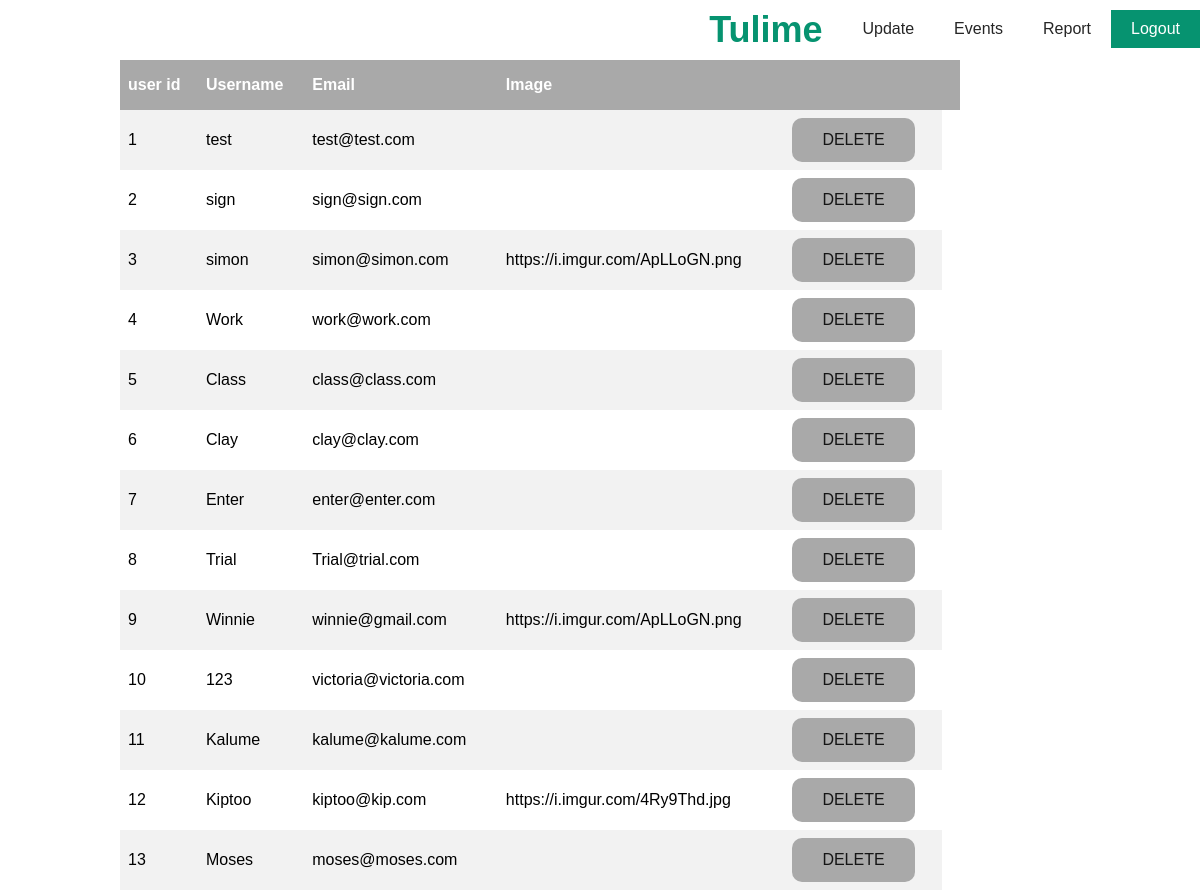
/people.php (signed in), run on the app's committed database.
### tables this page shows
CREATE TABLE IF NOT EXISTS `users` (
  `user_id` int(11) unsigned NOT NULL AUTO_INCREMENT,
  `username` varchar(32) DEFAULT NULL,
  `password` varchar(60) DEFAULT NULL,
  `email` varchar(255) DEFAULT NULL,
  `profileimg` varchar(255) DEFAULT NULL,
  PRIMARY KEY (`user_id`)
);

### people.php (the view, shortened to what this page needs)
<html>
    <head>
        <link rel="stylesheet" type="text/css" href="css/style.css">
         <link rel="stylesheet" href="http://maxcdn.bootstrapcdn.com/font-awesome/4.2.0/css/font-awesome.min.css">
    </head>
    <body>
        <div class="wrapper">
            <nav>
                <div class="logo">Tulime</div>
                <ul>
                    <li><a href="update.php">Update</a></li>
                    <li><a href="events.php">Events</a></li>
                    <li><a href="greport.php">Report</a></li>
                    <li><a  class="active" href="adminlogout.php">Logout</a>
                </ul>
            </nav>
            <section class="content">
                <?php
                $con=mysqli_connect('localhost', 'root', '','tulime')
                    or die("Could not establish connection");
                mysqli_select_db($con,'tulime') or
                    die ("Could not select the db");
                $sql="SELECT * FROM users";
                $result = $con->query($sql);
                if ($result->num_rows > 0) {
                    echo "<table><tr><th>user id</th><th>Username</th><th>Email</th><th>Image</th><th></th><th></th></tr>";
                    while($row = $result->fetch_assoc()) {
                        echo "<tr>
                         <td>" .$row['user_id'] ."</td>
                        <td>" .$row['username'] ."</td>
                        <td>" .$row['email']."</td>
                        <td>" .$row['profileimg']."</td>
                        <td><a href=\"deleteuser.php?user_id=$row[user_id]\">Delete</a></td>
                        </tr>" ;
                    }
                    echo "</table>";
                } else {
                    echo "0 results";
                }
                ?>
            </section>
        </div>
    </body>
</html>

### css/style.css (style rules this page uses)
body { margin: 0; padding: 0; font-family: 'Poppins', sans-serif; background-attachment: fixed; }
.logo { color: #069370; height: 60px; font-size: 36px; line-height: 60px; padding: 0 20px; text-align: center; box-sizing: border-box; float: left; font-weight: 700; text-decoration: none; }
nav { float: right; }
nav ul { margin: 0; padding: 0; display: flex; }
nav ul li { list-style: none; }
nav ul li a { display: block; margin: 10px 0; padding: 10px 20px; text-decoration: none; color: #262626; }
nav ul li a.active, nav ul li a:hover { background: #069370; color: #fff; transition: 0.5s; }

### people.php (style rules this page uses)
table { border-collapse: collapse; width: 70%; align-content: center; margin-left: 10%; }
th, td { text-align: left; padding: 8px; height: 50px; }
tr:nth-child(even) { background-color: #f2f2f2 }
th { background-color: darkgrey; color: white; }
td a { text-decoration: none; color: #151515; padding: 12px 30px; text-transform: uppercase; background-color: darkgray; text-align: center; display: inline-block; line-height: 20px; text-decoration: none; text-transform: uppercase; transition: .3x; border-radius: 10px; }

### data on the page
users: user_id "1", username "test", email "test@test.com"
users: user_id "2", username "sign", email "sign@sign.com"
users: user_id "3", username "simon", email "simon@simon.com", profileimg "https://i.imgur.com/ApLLoGN.png"
users: user_id "4", username "Work", email "work@work.com"
users: user_id "5", username "Class", email "class@class.com"
users: user_id "6", username "Clay", email "clay@clay.com"
users: user_id "7", username "Enter", email "enter@enter.com"
users: user_id "8", username "Trial", email "Trial@trial.com"
users: user_id "9", username "Winnie", email "winnie@gmail.com", profileimg "https://i.imgur.com/ApLLoGN.png"
users: user_id "10", username "123", email "victoria@victoria.com"
users: user_id "11", username "Kalume", email "kalume@kalume.com"
users: user_id "12", username "Kiptoo", email "kiptoo@kip.com", profileimg "https://i.imgur.com/4Ry9Thd.jpg"
users: user_id "13", username "Moses", email "moses@moses.com"
